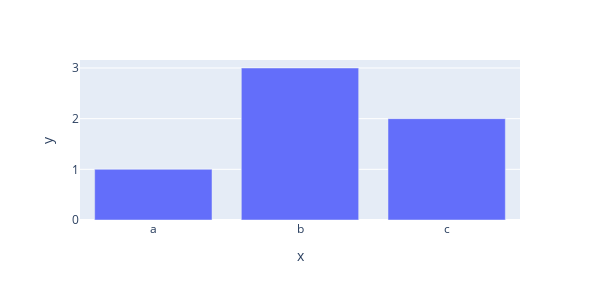

The code cell stored with this chart in its notebook:
### Markdown cell above
## express

### Code cell
fig = px.bar(x = ["a", "b", "c"] , y=[1, 3, 2], width=600, height=300)
fig.show()

### Figure 1 — Plotly figure (JSON) as saved in the notebook; plotly's stock layout.template omitted (floating-point values rounded to 4 significant figures)
{"data": [{"alignmentgroup": "True", "hovertemplate": "x=%{x}<br>y=%{y}<extra></extra>", "legendgroup": "", "marker": {"color": "#636efa", "pattern": {"shape": ""}}, "name": "", "offsetgroup": "", "orientation": "v", "showlegend": false, "textposition": "auto", "type": "bar", "x": ["a", "b", "c"], "xaxis": "x", "y": [1, 3, 2], "yaxis": "y"}], "layout": {"barmode": "relative", "height": 300, "legend": {"tracegroupgap": 0}, "margin": {"t": 60}, "width": 600, "xaxis": {"anchor": "y", "autorange": true, "domain": [0, 1], "range": [-0.5, 2.5], "title": {"text": "x"}, "type": "category"}, "yaxis": {"anchor": "x", "autorange": true, "domain": [0, 1], "range": [0, 3.158], "title": {"text": "y"}, "type": "linear"}}}
